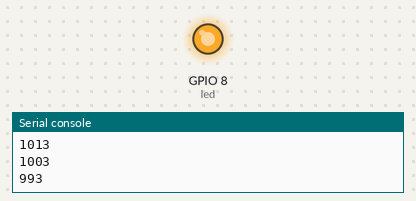
The program below on a simulated ESP32 board running MicroPython. Shown: output pins drawn as LEDs (lit = HIGH), the last lines printed to the serial console. At 2.0 s the program stops and its outputs stay as they are.

Above: at 0.05 s.
At 1.0 s:
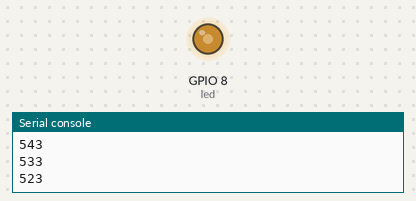
At 1.5 s:
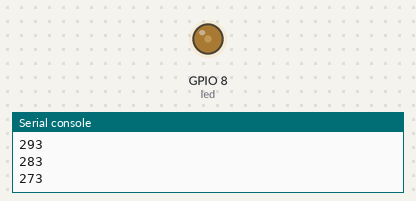
At 2.0 s:
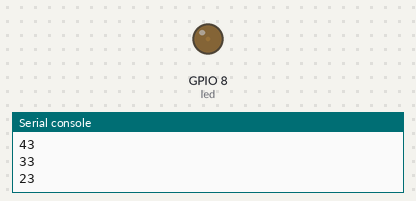
Timing chart, 0 to 3.5 s (numbered marks = the images above):
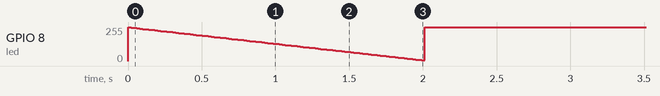

The program:

LED_intensite_croissante.py
```python
from machine import PWM
from time import sleep_ms

led  = PWM(8, freq=1000, duty=1023)   # onbard LED

for k in range(100):
    print(led.duty()-10)
    led.duty(led.duty() - 10)
    sleep_ms(20)

led.duty(1023)
```

Measured:
- by itself, GPIO 8 (led): ramps from 255/255 to 6/255 and jumps back, once every 2.0 s
